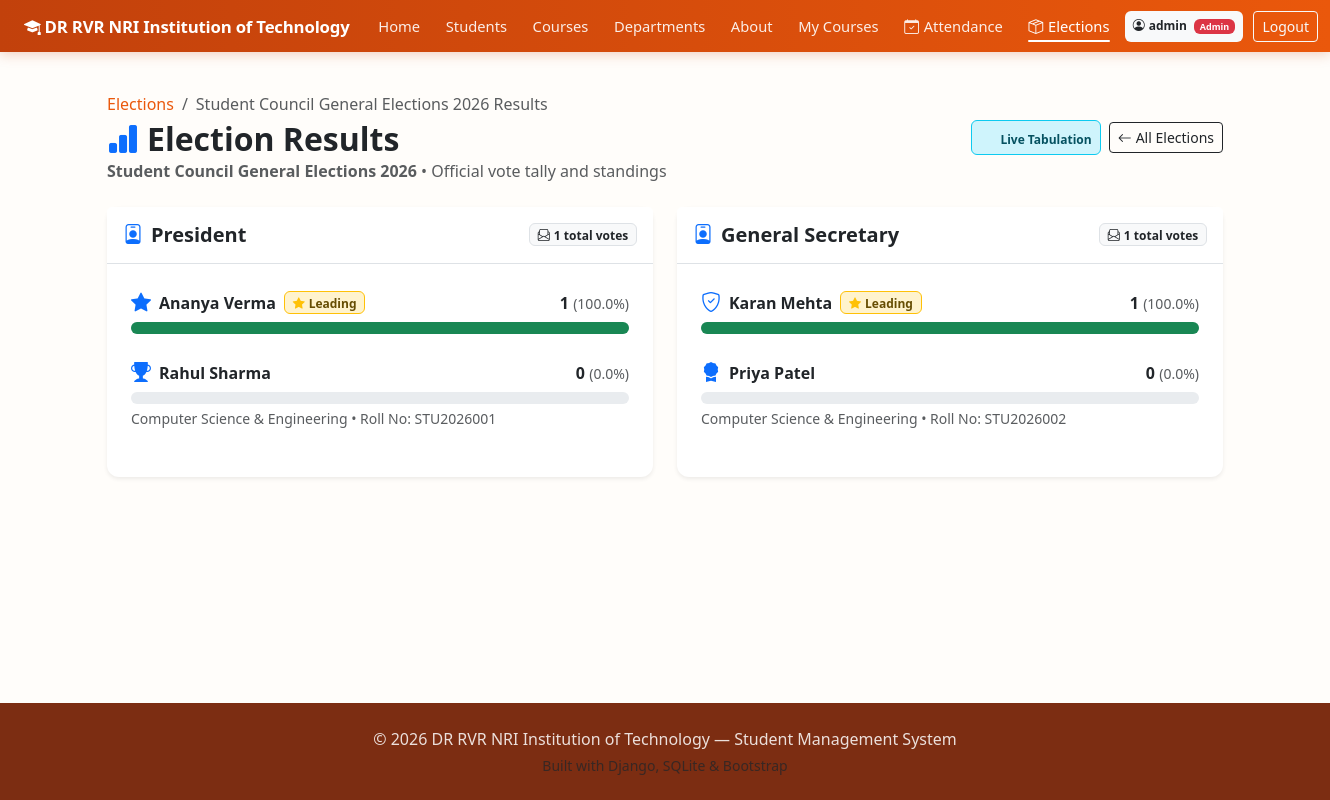
/elections/1/results/ (signed in), run on the app's committed database.
### core/models.py (models this page shows, shortened)
class User(AbstractUser):
    ROLE_CHOICES = [
        ('admin', 'Admin'),
        ('student', 'Student'),
    ]
    role = models.CharField(max_length=20, choices=ROLE_CHOICES, default='student')

class Election(models.Model):
    title = models.CharField(max_length=200)
    description = models.TextField(blank=True, null=True)
    start_date = models.DateTimeField(default=timezone.now)
    end_date = models.DateTimeField()
    is_active = models.BooleanField(default=True)
    created_at = models.DateTimeField(auto_now_add=True)
    class Meta:
        ordering = ['-created_at']
    @property
    def is_voting_open(self):
        now = timezone.now()
        return self.is_active and (self.start_date <= now <= self.end_date)

class ElectionPosition(models.Model):
    election = models.ForeignKey(Election, on_delete=models.CASCADE, related_name='positions')
    title = models.CharField(max_length=150)
    description = models.TextField(blank=True, null=True)
    display_order = models.IntegerField(default=0)
    class Meta:
        ordering = ['display_order', 'title']
    @property
    def total_votes(self):
        return self.votes.count()

class Candidate(models.Model):
    position = models.ForeignKey(ElectionPosition, on_delete=models.CASCADE, related_name='candidates')
    student = models.ForeignKey(Student, on_delete=models.SET_NULL, null=True, blank=True, related_name='candidacies')
    name = models.CharField(max_length=150)
    manifesto = models.TextField(blank=True, null=True)
    symbol_icon = models.CharField(max_length=50, default='bi-person-badge', help_text="Bootstrap icon name like bi-award-fill, bi-star-fill, etc.")
    class Meta:
        ordering = ['name']
    @property
    def vote_count(self):
        return self.votes.count()

class Student(models.Model):
    roll_number = models.CharField(max_length=30, unique=True)
    first_name = models.CharField(max_length=80)
    last_name = models.CharField(max_length=80)
    email = models.EmailField(max_length=120, unique=True)
    phone = models.CharField(max_length=20, blank=True, null=True)
    date_of_birth = models.DateField(blank=True, null=True)
    gender = models.CharField(max_length=10, blank=True, null=True)
    address = models.TextField(blank=True, null=True)
    enrollment_year = models.IntegerField(default=current_year)
    department = models.ForeignKey(Department, on_delete=models.CASCADE, related_name='students')
    user = models.OneToOneField(
        settings.AUTH_USER_MODEL,
        on_delete=models.SET_NULL,
        null=True,
        blank=True,
        related_name='student_profile'
    )
    class Meta:
        ordering = ['first_name', 'last_name']

class Department(models.Model):
    name = models.CharField(max_length=120, unique=True)
    code = models.CharField(max_length=20, unique=True)
    head_of_department = models.CharField(max_length=120, blank=True, null=True)
    description = models.TextField(blank=True, null=True)
    class Meta:
        ordering = ['name']

### core/views.py (the view)
# urls.py: path('elections/<int:election_id>/results/', views.election_results, name='election_results'),
@login_required
def election_results(request, election_id):
    election = get_object_or_404(Election, id=election_id)
    positions = election.positions.prefetch_related('candidates__votes').all()
    has_voted = Vote.objects.filter(position__election=election, voter=request.user).exists()
    positions_data = []
    for pos in positions:
        total_pos_votes = pos.total_votes
        candidates_list = []
        max_votes = -1
        for cand in pos.candidates.all():
            cnt = cand.vote_count
            pct = round((cnt / total_pos_votes * 100), 1) if total_pos_votes > 0 else 0
            cand_info = {
                'candidate': cand,
                'votes': cnt,
                'percentage': pct,
                'is_winner': False,
            }
            candidates_list.append(cand_info)
            if cnt > max_votes and cnt > 0:
                max_votes = cnt
        if max_votes > 0:
            for c in candidates_list:
                if c['votes'] == max_votes:
                    c['is_winner'] = True
        candidates_list.sort(key=lambda x: x['votes'], reverse=True)
        positions_data.append({
            'position': pos,
            'total_votes': total_pos_votes,
            'candidates': candidates_list,
        })
    return render(request, 'election_results.html', {
        'election': election,
        'positions_data': positions_data,
        'has_voted': has_voted,
        'is_admin': request.user.role == 'admin' or request.user.is_staff or request.user.is_superuser,
    })

### templates/election_results.html (shortened to what this page needs)
{% extends 'base.html' %}
{% block content %}
<div class="d-flex justify-content-between align-items-center mb-4 flex-wrap gap-2">
    <div>
        <nav aria-label="breadcrumb">
            <ol class="breadcrumb mb-1">
                <li class="breadcrumb-item"><a href="{% url 'elections_list' %}">Elections</a></li>
                <li class="breadcrumb-item active">{{ election.title }} Results</li>
            </ol>
        </nav>
        <h2 class="fw-bold mb-0">
            <i class="bi bi-bar-chart-fill text-primary me-2"></i>Election Results
        </h2>
        <p class="text-muted mb-0"><strong>{{ election.title }}</strong> &bull; Official vote tally and standings</p>
    </div>
    <div class="d-flex align-items-center gap-2">
        {% if election.is_voting_open %}
            <span class="badge bg-info-subtle text-info-emphasis border border-info p-2">
                Live Tabulation
            </span>
        {% else %}
            <span class="badge bg-secondary p-2">
                <i class="bi bi-trophy-fill me-1 text-warning"></i>Final Concluded Results
            </span>
        {% endif %}
        <a href="{% url 'elections_list' %}" class="btn btn-outline-dark btn-sm">
            <i class="bi bi-arrow-left me-1"></i>All Elections
        </a>
    </div>
</div>
<div class="row g-4 mb-5">
    {% for pos_data in positions_data %}
    <div class="col-lg-6">
        <div class="card shadow-sm border-0 h-100">
            <div class="card-header bg-white py-3 border-bottom d-flex justify-content-between align-items-center">
                <h5 class="fw-bold mb-0 text-dark">
                    <i class="bi bi-person-badge text-primary me-2"></i>{{ pos_data.position.title }}
                </h5>
                <span class="badge bg-light text-dark border">
                    <i class="bi bi-envelope-paper me-1"></i>{{ pos_data.total_votes }} total votes
                </span>
            </div>
            <div class="card-body p-4">
                {% if pos_data.candidates %}
                    {% for c in pos_data.candidates %}
                    <div class="mb-4 {% if forloop.last %}mb-0{% endif %}">
                        <div class="d-flex justify-content-between align-items-center mb-1">
                            <div class="d-flex align-items-center gap-2">
                                <i class="bi {{ c.candidate.symbol_icon }} text-primary fs-5"></i>
                                <span class="fw-bold fs-6">{{ c.candidate.name }}</span>
                                {% if c.is_winner %}
                                    {% if election.is_voting_open %}
                                        <span class="badge bg-warning-subtle text-warning-emphasis border border-warning small">
                                            <i class="bi bi-star-fill text-warning me-1"></i>Leading
                                        </span>
                                    {% else %}
                                        <span class="badge bg-success-subtle text-success-emphasis border border-success small">
                                            <i class="bi bi-trophy-fill text-warning me-1"></i>Winner
                                        </span>
                                    {% endif %}
                                {% endif %}
                            </div>
                            <div class="text-end">
                                <strong class="fs-6">{{ c.votes }}</strong>
                                <span class="text-muted small">({{ c.percentage }}%)</span>
                            </div>
                        </div>
                        <div class="progress" style="height: 12px;">
                            <div class="progress-bar {% if c.is_winner %}bg-success{% else %}bg-primary{% endif %}"
                                 role="progressbar"
                                 style="width: {{ c.percentage }}%;"
                                 aria-valuenow="{{ c.percentage }}" aria-valuemin="0" aria-valuemax="100">
                            </div>
                        </div>
                        {% if c.candidate.student %}
                            <div class="text-muted small mt-1">
                                {{ c.candidate.student.department.name }} &bull; Roll No: {{ c.candidate.student.roll_number }}
                            </div>
                        {% endif %}
                    </div>
                    {% endfor %}
                {% else %}
                    <p class="text-muted text-center py-3 mb-0">No candidates were added for this position.</p>
                {% endif %}
            </div>
        </div>
    </div>
    {% empty %}
    <div class="col-12">
        <div class="card p-5 text-center shadow-sm border-0">
            <p class="text-muted mb-0">No positions or votes recorded for this election.</p>
        </div>
    </div>
    {% endfor %}
</div>
{% endblock %}

### templates/base.html (shortened to what this page needs)
{% load static %}
<!DOCTYPE html>
<html lang="en">
<head>
    <link href="https://cdn.jsdelivr.net/npm/bootstrap@5.3.3/dist/css/bootstrap.min.css" rel="stylesheet">
    <link href="https://cdn.jsdelivr.net/npm/bootstrap-icons@1.11.3/font/bootstrap-icons.css" rel="stylesheet">
    <link href="{% static 'css/style.css' %}" rel="stylesheet">
</head>
<body>
<nav class="navbar navbar-expand-xl navbar-dark sticky-top">
    <div class="container-fluid px-lg-4 px-3">
        <a class="navbar-brand fw-bold" href="{% url 'home' %}">
            <i class="bi bi-mortarboard-fill me-1"></i>DR RVR NRI Institution of Technology
        </a>
        <div class="collapse navbar-collapse" id="navMenu">
            <ul class="navbar-nav me-auto mb-2 mb-xl-0 align-items-xl-center">
                <li class="nav-item">
                    <a class="nav-link text-nowrap {% if request.resolver_match.url_name == 'home' %}active{% endif %}" href="{% url 'home' %}">Home</a>
                </li>
                <li class="nav-item">
                    <a class="nav-link text-nowrap {% if request.resolver_match.url_name == 'students' %}active{% endif %}" href="{% url 'students' %}">Students</a>
                </li>
                <li class="nav-item">
                    <a class="nav-link text-nowrap {% if request.resolver_match.url_name == 'courses' or request.resolver_match.url_name == 'course_detail' %}active{% endif %}" href="{% url 'courses' %}">Courses</a>
                </li>
                <li class="nav-item">
                    <a class="nav-link text-nowrap {% if request.resolver_match.url_name == 'departments' %}active{% endif %}" href="{% url 'departments' %}">Departments</a>
                </li>
                <li class="nav-item">
                    <a class="nav-link text-nowrap {% if request.resolver_match.url_name == 'about' %}active{% endif %}" href="{% url 'about' %}">About</a>
                </li>
                {% if request.user.is_authenticated %}
                <li class="nav-item">
                    <a class="nav-link text-nowrap {% if request.resolver_match.url_name == 'my_courses' %}active{% endif %}" href="{% url 'my_courses' %}">My Courses</a>
                </li>
                <li class="nav-item">
                    <a class="nav-link text-nowrap {% if 'attendance' in request.resolver_match.url_name %}active{% endif %}" href="{% if request.user.role == 'admin' or request.user.is_staff or request.user.is_superuser %}{% url 'attendance_dashboard' %}{% else %}{% url 'my_attendance' %}{% endif %}">
                        <i class="bi bi-calendar-check"></i><span>Attendance</span>
                    </a>
                </li>
                <li class="nav-item">
                    <a class="nav-link text-nowrap {% if 'election' in request.resolver_match.url_name %}active{% endif %}" href="{% url 'elections_list' %}">
                        <i class="bi bi-box-seam"></i><span>Elections</span>
                    </a>
                </li>
                {% endif %}
            </ul>
            <ul class="navbar-nav align-items-xl-center">
                {% if request.user.is_authenticated %}
                    <li class="nav-item me-2 my-1 my-xl-0">
                        <span class="badge text-bg-light text-dark py-2 px-2 text-nowrap">
                            <i class="bi bi-person-circle me-1"></i>{{ request.user.username }}
                            {% if request.user.role == 'admin' or request.user.is_staff or request.user.is_superuser %}<span class="badge bg-danger ms-1">Admin</span>{% endif %}
                        </span>
                    </li>
                    <li class="nav-item my-1 my-xl-0">
                        <a class="btn btn-outline-light btn-sm text-nowrap" href="{% url 'logout' %}">Logout</a>
                    </li>
                {% endif %}
            </ul>
        </div>
    </div>
</nav>
<main class="container my-4 flex-grow-1">
    {% block content %}{% endblock %}
</main>
<footer class="footer mt-auto py-4">
    <div class="container text-center">
        <p class="mb-1">&copy; 2026 DR RVR NRI Institution of Technology — Student Management System</p>
        <p class="mb-0 small text-muted">Built with Django, SQLite &amp; Bootstrap</p>
    </div>
</footer>
</body>
</html>

### static/css/style.css (style rules this page uses)
:root { --primary: #ea580c; --primary-dark: #9a3412; --primary-darker: #7c2d12; --accent: #f97316; --accent-light: #ffedd5; --accent-hover: #c2410c; --bg-soft: #fffdfa; }
body { background-color: var(--bg-soft); display: flex; flex-direction: column; min-height: 100vh; font-family: 'Segoe UI', Roboto, -apple-system, sans-serif; }
a { color: var(--primary); text-decoration: none; }
.navbar { background: linear-gradient(90deg, #c2410c 0%, #ea580c 100%); box-shadow: 0 2px 12px rgba(194, 65, 12, 0.25); padding-top: 0.5rem; padding-bottom: 0.5rem; }
.navbar .navbar-brand { font-size: 1.05rem; white-space: nowrap; letter-spacing: -0.2px; }
.navbar .nav-item { display: flex; align-items: center; margin: 0 0.15rem; }
.navbar .nav-link { color: rgba(255, 255, 255, 0.9); font-weight: 500; font-size: 0.92rem; padding: 0.45rem 0.65rem !important; white-space: nowrap; display: inline-flex; align-items: center; gap: 0.3rem; position: relative; border-bottom: none !important; transition: color 0.15s ease-in-out; }
.navbar .nav-link::after { content: ''; position: absolute; bottom: 2px; left: 0.65rem; right: 0.65rem; height: 2px; background-color: transparent; border-radius: 2px; transition: background-color 0.2s ease; }
.navbar .nav-link:hover::after, .navbar .nav-link.active::after { background-color: #ffffff; }
.navbar .nav-link:hover, .navbar .nav-link.active { color: #ffffff; }
.card { border: none; border-radius: 0.75rem; box-shadow: 0 2px 12px rgba(0,0,0,0.06); }
.footer { background-color: var(--primary-darker); color: rgba(255, 255, 255, 0.85); margin-top: auto; }

### data on the page
User: user.username "admin"
Election: title "Student Council General Elections 2026"
ElectionPosition: position "President", total_votes "1"
Candidate: candidate.name "Ananya Verma", shows "Leading", votes "1", percentage "100.0"
Candidate: candidate.name "Rahul Sharma", votes "0", percentage "0.0", candidate.student.department.name "Computer Science & Engineering", candidate.student.roll_number "STU2026001"
ElectionPosition: position "General Secretary", total_votes "1"
Candidate: candidate.name "Karan Mehta", shows "Leading", votes "1", percentage "100.0"
Candidate: candidate.name "Priya Patel", votes "0", percentage "0.0", candidate.student.department.name "Computer Science & Engineering", candidate.student.roll_number "STU2026002"
